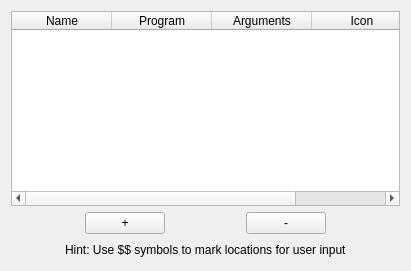
<?xml version="1.0" encoding="UTF-8"?>
<ui version="4.0">
 <class>Dlg</class>
 <widget class="QWidget" name="Dlg">
  <property name="geometry">
   <rect>
    <x>0</x>
    <y>0</y>
    <width>411</width>
    <height>271</height>
   </rect>
  </property>
  <property name="cursor">
   <cursorShape>ArrowCursor</cursorShape>
  </property>
  <property name="windowTitle">
   <string>Runner - Launch custom commands</string>
  </property>
  <layout class="QVBoxLayout">
   <item>
    <widget class="DropTableWidget" name="table">
     <property name="verticalScrollMode">
      <enum>QAbstractItemView::ScrollPerPixel</enum>
     </property>
     <property name="sortingEnabled">
      <bool>false</bool>
     </property>
     <property name="wordWrap">
      <bool>false</bool>
     </property>
     <property name="columnCount">
      <number>4</number>
     </property>
     <attribute name="verticalHeaderDefaultSectionSize">
      <number>5</number>
     </attribute>
     <column>
      <property name="text">
       <string>Name</string>
      </property>
     </column>
     <column>
      <property name="text">
       <string>Program</string>
      </property>
     </column>
     <column>
      <property name="text">
       <string>Arguments</string>
      </property>
     </column>
     <column>
      <property name="text">
       <string>Icon</string>
      </property>
      <property name="toolTip">
       <string>Optional .ico or .png file, or file,index for an icon in an exe or dll</string>
      </property>
     </column>
    </widget>
   </item>
   <item>
    <layout class="QHBoxLayout">
     <item>
      <spacer>
       <property name="orientation">
        <enum>Qt::Horizontal</enum>
       </property>
       <property name="sizeHint" stdset="0">
        <size>
         <width>40</width>
         <height>20</height>
        </size>
       </property>
      </spacer>
     </item>
     <item>
      <widget class="QPushButton" name="tableNew">
       <property name="text">
        <string>+</string>
       </property>
      </widget>
     </item>
     <item>
      <spacer>
       <property name="orientation">
        <enum>Qt::Horizontal</enum>
       </property>
       <property name="sizeHint" stdset="0">
        <size>
         <width>40</width>
         <height>20</height>
        </size>
       </property>
      </spacer>
     </item>
     <item>
      <widget class="QPushButton" name="tableRemove">
       <property name="text">
        <string>-</string>
       </property>
      </widget>
     </item>
     <item>
      <spacer>
       <property name="orientation">
        <enum>Qt::Horizontal</enum>
       </property>
       <property name="sizeHint" stdset="0">
        <size>
         <width>40</width>
         <height>20</height>
        </size>
       </property>
      </spacer>
     </item>
    </layout>
   </item>
   <item>
    <layout class="QHBoxLayout">
     <item>
      <spacer>
       <property name="orientation">
        <enum>Qt::Horizontal</enum>
       </property>
       <property name="sizeHint" stdset="0">
        <size>
         <width>40</width>
         <height>20</height>
        </size>
       </property>
      </spacer>
     </item>
     <item>
      <widget class="QLabel" name="label_2">
       <property name="text">
        <string>Hint: Use $$ symbols to mark locations for user input</string>
       </property>
      </widget>
     </item>
     <item>
      <spacer>
       <property name="orientation">
        <enum>Qt::Horizontal</enum>
       </property>
       <property name="sizeHint" stdset="0">
        <size>
         <width>40</width>
         <height>20</height>
        </size>
       </property>
      </spacer>
     </item>
    </layout>
   </item>
  </layout>
 </widget>
 <customwidgets>
  <customwidget>
   <class>DropTableWidget</class>
   <extends>QTableWidget</extends>
   <header>DropTableWidget.h</header>
  </customwidget>
 </customwidgets>
 <resources/>
 <connections/>
</ui>
